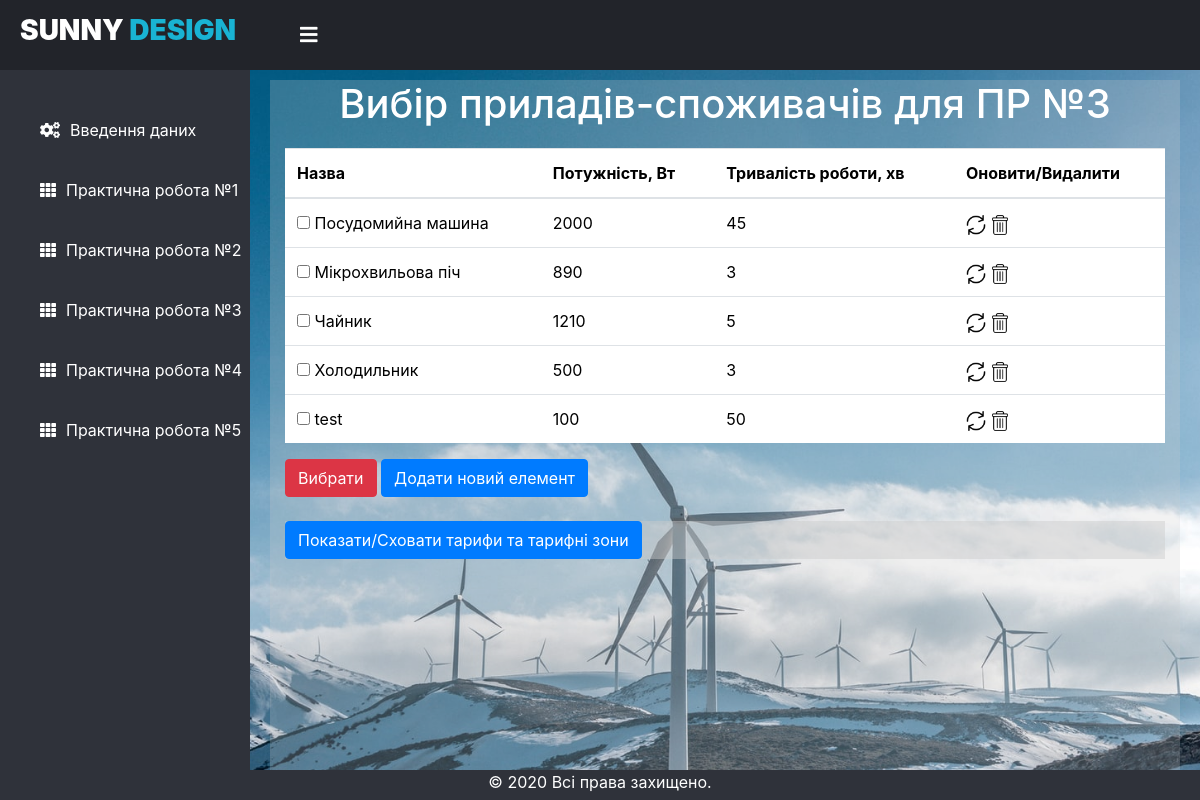
/laba/laba3/, run on the app's committed database.
### laba/models.py (models this page shows)
class electricalAppliances(models.Model):
    name = models.CharField(max_length=30, verbose_name = "Назва")
    power = models.IntegerField(validators=[MinValueValidator(1)], verbose_name = "Потужність (Вт)")
    duration = models.IntegerField(validators=[MinValueValidator(1)], default=50, verbose_name = "Тривалість роботи (хв)")

### laba/views.py (the view, shortened to what this page needs)
# urls.py: path('laba3/', views.FormView3.as_view(), name='laba3'),
class FormView3(View):
	def get(self, request):
		data = electricalAppliances.objects.all()
		return render(request, 'laba3.html', {'data': data})

### templates/laba3.html (shortened to what this page needs)
{% extends "dashboard.html" %}
{% load static %}
    {% block head %}
    {{ block.super }}
    <link rel="stylesheet" href="https://stackpath.bootstrapcdn.com/bootstrap/4.5.2/css/bootstrap.min.css">
    <link rel="stylesheet" href="https://cdn.jsdelivr.net/npm/bootstrap-select@1.13.14/dist/css/bootstrap-select.min.css">
    <link rel="stylesheet" href="{% static 'css/style_new.css' %}">
    <link rel="stylesheet" href="https://stackpath.bootstrapcdn.com/bootstrap/4.5.2/css/bootstrap.min.css">
    <link rel="stylesheet" type="text/css" href="https://cdn.datatables.net/1.10.22/css/jquery.dataTables.css">
    {% endblock %}
  {% block content %}
    <div class="container" id="gray_block" style="height: 88vh;">
      <h1 align="center" style="margin-bottom: 20px;">Вибір приладів-споживачів для ПР №3</h1>
    <form action="{% url 'laba3' %}"  method="post">
      <table class="table" style="background-color: white; color: black;">
        <thead>
            <tr>
                <th>Назва</th>
                <th>Потужність, Вт</th>
                <th>Тривалість роботи, хв</th>
                <th>Оновити/Видалити</th>
            </tr>
        </thead>
        <tbody>
          {% for i in data %}
            <tr>
              <td><input type="checkbox" name="choices" value="{{i.id}}"> {{i.name}}</td>
              <td>{{i.power}}</td>
              <td>{{i.duration}}</td>
              <td><a href="{% url 'laba3update' pk=i.id %}"><img class='flaticon' style="width:20px; height:20px;" src="{% static '/images/refresh.png' %}"></a>
                <a href="{% url 'laba3delete' pk=i.id %}"><img class='flaticon' style="width:20px; height:20px;" src="{% static '/images/delete.png' %}"></a>
              </td>
            </tr>
            {% endfor %}
        </tbody>
        </table>
        <button type="submit" class="btn btn-danger сol-9" name="choose" class="button">Вибрати</button>
        <a href="{% url 'laba3add' %}" class="btn btn-primary" role="button">Додати новий елемент </a>
            <br><br>
            <div style="background-color: rgb(201, 201, 201, 0.45);">
              <button id="showHideContent" class="btn btn-primary">Показати/Сховати тарифи та тарифні зони</button>
        </div>
      </form>
    </div>
{% endblock %}

### static/css/style.css (style rules this page uses)
body { margin: 0; padding: 0; font-family: "Roboto", sans-serif; }

### static/css/style_new.css (style rules this page uses)
#gray_block { background-color: rgb(201, 201, 201, 0.25); height: 340px; }

### data on the page
electricalAppliances: name "Посудомийна машина", power "2000", duration "45"
electricalAppliances: name "Мікрохвильова піч", power "890", duration "3"
electricalAppliances: name "Чайник", power "1210", duration "5"
electricalAppliances: name "Холодильник", power "500", duration "3"
electricalAppliances: name "test", power "100", duration "50"
